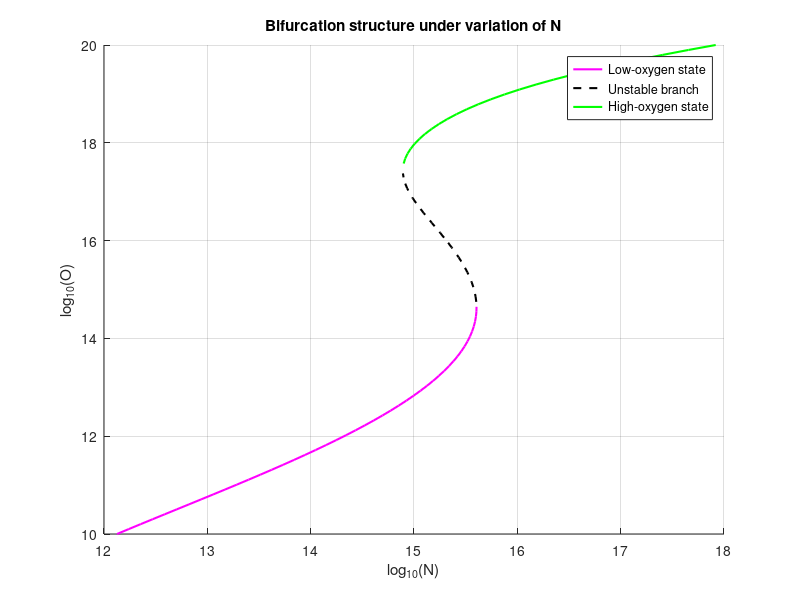

Write MATLAB code to recreate this figure.
 
clear;                                 
clc;                                    

 
r = 3e11;                               
s = 2.03e-5;                            
dr = 1.36e19;                           
dd = 2.73e17;                         
a1 = 0.003;                            
a2 = -0.1655;                           
a3 = 3.2305;                           
a4 = -25.8343;                     
a5 = 71.6;                           

 
Y_range = linspace(10,20,100);          

 
Y = Y_range;                           
delta = 10.^Y ./ (dd + 10.^Y);       
gamma = 10.^Y ./ (dr + 10.^Y);        
omega = (1 - gamma) .* (1 - delta);   
p = Y;                                 
ap = a1.*p.^4 + a2.*p.^3 + a3.*p.^2 + a4.*p + a5;   
fai = 10.^ap;                          
N = fai ./ (omega .* (s / r).^(0.7));  

 
x = log10(N);                         

 
 
idx1 = (x <= 15.6051) & (Y < 14.6465);  

 
idx2 = (x >= 14.8929) & (x <= 15.6051) & (Y >= 14.6465) & (Y <= 17.4747);

 
idx3 = (x > 14.8929) & (Y > 17.4747);

 
figure;                              
hold on;                              

 
plot(x(idx1), Y(idx1), 'm-', 'LineWidth',1.5);   

 
plot(x(idx2), Y(idx2), 'k--','LineWidth',1.5);  

 
plot(x(idx3), Y(idx3), 'g-', 'LineWidth',1.5);   

hold off;                          

 
 
title('Bifurcation structure under variation of N');      
xlabel('log_{10}(N)');                 % X 轴标签
ylabel('log_{10}(O)');                           % Y 轴标签
grid on;                               % 打开网格

 
 


legend({'Low-oxygen state', 'Unstable branch', 'High-oxygen state'}, ...
       'Location', 'Best');           %
